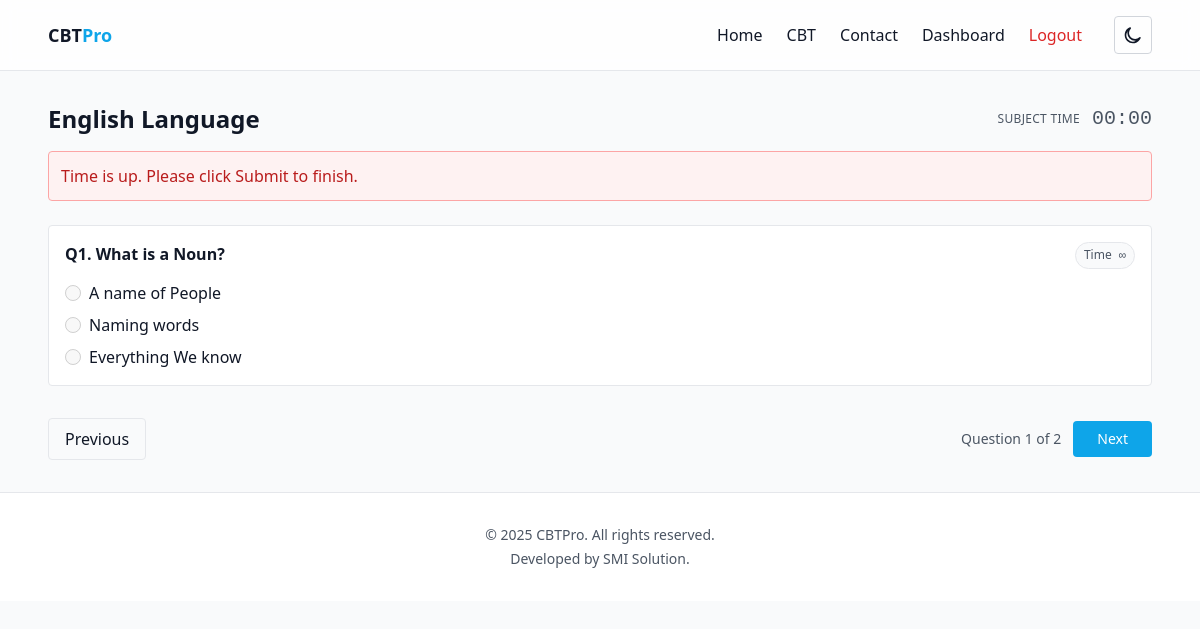
Page /student/sessions/18 (signed in) on the committed database.
### app/models.py (models this page shows)
class Subject(db.Model):
    id = db.Column(db.Integer, primary_key=True)
    name = db.Column(db.String(120), nullable=False)
    description = db.Column(db.Text)
    duration_minutes = db.Column(db.Integer, nullable=False, default=30)
    class_name = db.Column(db.String(64))  # Class this subject applies to
    teacher_id = db.Column(db.Integer, db.ForeignKey("user.id"), nullable=False)
    created_at = db.Column(db.DateTime, default=datetime.utcnow)
    questions = db.relationship("Question", backref="subject", cascade="all,delete-orphan", lazy=True)

class Question(db.Model):
    id = db.Column(db.Integer, primary_key=True)
    subject_id = db.Column(db.Integer, db.ForeignKey("subject.id"), nullable=False)
    text = db.Column(db.Text, nullable=False)
    time_limit_seconds = db.Column(db.Integer, nullable=True)  # Optional per-question time limit
    options = db.relationship("Option", backref="question", cascade="all,delete-orphan", lazy=True)

class Option(db.Model):
    id = db.Column(db.Integer, primary_key=True)
    question_id = db.Column(db.Integer, db.ForeignKey("question.id"), nullable=False)
    text = db.Column(db.Text, nullable=False)
    is_correct = db.Column(db.Boolean, default=False)

### app/student.py (the view, shortened to what this page needs)
@student_bp.route("/sessions/<int:session_id>", methods=["GET", "POST"])
@login_required
def take_exam(session_id):
    session = ExamSession.query.get_or_404(session_id)
    if session.student_id != current_user.id:
        flash("Not authorized", "error")
        return redirect(url_for("student.index"))
    subject = Subject.query.get(session.subject_id)
    questions = Question.query.filter_by(subject_id=subject.id).all()
    now = datetime.utcnow()
    end_time = session.started_at + timedelta(minutes=subject.duration_minutes)
    remaining_seconds = max(0, int((end_time - now).total_seconds()))
    if remaining_seconds == 0:
        has_answers = db.session.query(Response.id).filter_by(session_id=session.id).first() is not None
        if not has_answers:
            session.started_at = now
            db.session.commit()
            end_time = session.started_at + timedelta(minutes=subject.duration_minutes)
            remaining_seconds = max(0, int((end_time - datetime.utcnow()).total_seconds()))
    return render_template(
        "student/take_exam.html",
        subject=subject,
        questions=questions,
        session=session,
        end_remaining=remaining_seconds,
    )

### app/models.py (called while the page is built)
@login_manager.user_loader
def load_user(user_id):
    return User.query.get(int(user_id))

### app/templates/student/take_exam.html (shortened to what this page needs)
{% extends 'base.html' %}
{% block content %}
<div class="flex items-center justify-between mb-4">
	<h1 class="text-2xl font-semibold">{{ subject.name }}</h1>
	<div class="text-sm text-gray-600 flex items-center gap-3">
		<div class="text-xs uppercase tracking-wide">Subject time</div>
		<div class="text-xl font-mono"><span id="timer">--:--</span></div>
	</div>
</div>
<div id="timeup-banner" class="hidden mb-4 p-3 rounded border border-red-300 bg-red-50 text-red-700">Time is up. Please click Submit to finish.</div>
<form method="post" id="exam-form" class="space-y-6">
	<div id="questions-wrapper" class="space-y-6">
		{% for q in questions %}
			<div class="bg-white border rounded p-4 question-card {% if not loop.first %}hidden{% endif %}" data-index="{{ loop.index0 }}" data-qid="{{ q.id }}" data-qtime="{{ q.time_limit_seconds or 0 }}">
				<div class="flex items-start justify-between gap-3">
					<div class="font-semibold">Q{{ loop.index }}. {{ q.text }}</div>
					<div class="text-xs px-2 py-1 rounded-full border {{ 'bg-amber-50 text-amber-700' if q.time_limit_seconds else 'bg-gray-50 text-gray-600' }}">
						<span>Time</span>
						<span class="ml-1 font-mono" id="q-timer-{{ q.id }}">{% if q.time_limit_seconds %}{{ (q.time_limit_seconds // 60)|int }}:{% if (q.time_limit_seconds % 60) < 10 %}0{% endif %}{{ q.time_limit_seconds % 60 }}{% else %}∞{% endif %}</span>
					</div>
				</div>
				<div class="mt-3 space-y-2">
					{% for o in q.options %}
						<label class="flex items-center gap-2">
							<input type="radio" name="question_{{ q.id }}" value="{{ o.id }}" class="h-4 w-4 answer-input" />
							<span>{{ o.text }}</span>
						</label>
					{% endfor %}
				</div>
			</div>
		{% else %}
			<div class="text-gray-500">No questions defined for this subject yet.</div>
		{% endfor %}
	</div>
	<div class="flex items-center justify-between pt-2">
		<button type="button" id="prev-btn" class="px-4 py-2 rounded border" disabled>Previous</button>
		<div class="flex items-center gap-3 text-sm">
			<div class="text-gray-600">Question <span id="pos">1</span> of {{ questions|length }}</div>
			<button type="button" id="next-btn" class="bg-brand text-white px-6 py-2 rounded">Next</button>
		</div>
	</div>
</form>
{% endblock %}

### rows in the picture
Subject: name "English Language"
Question: text "What is a Noun?"
Option: text "A name of People"
Option: text "Naming words"
Option: text "Everything We know"

### other values in the picture
{{ questions|length }} "2"
{{ 2025 }} "2025"
